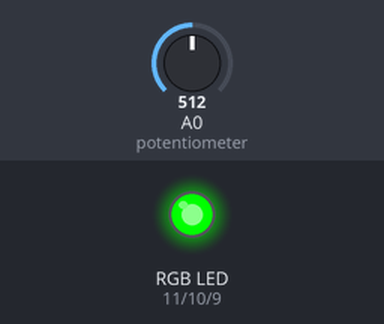
Bench run of a sketch on a simulated Arduino Uno, built with avr-gcc and run on an emulated ATmega328P. Shown: an RGB LED mixed from three pins (HIGH = lit). The inputs (shaded band) are chosen by the test bench; at power-on: A0 (potentiometer) = 512. Dim RGB values are drawn brighter than linear; what the sketch prints to the serial monitor is not drawn.

Above: at 1.2 s.
1.3 s: A0 (potentiometer) set to 578
2.8 s: A0 (potentiometer) set to 603
At 3.8 s:
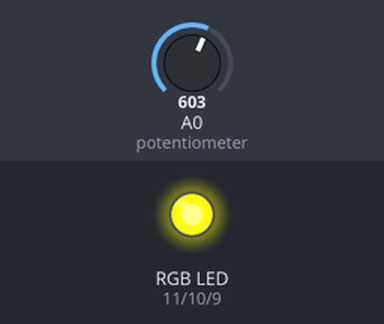
4.3 s: A0 (potentiometer) set to 306
At 4.9 s:
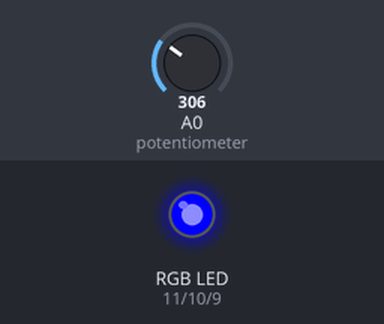
5.8 s: A0 (potentiometer) set to 275
At 7.0 s:
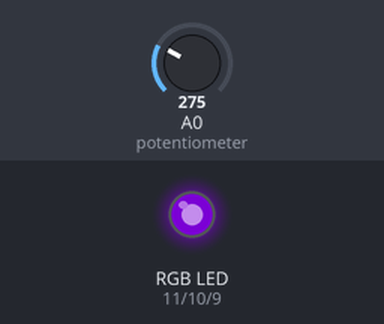
7.3 s: A0 (potentiometer) set to 164
8.8 s: A0 (potentiometer) set to 137
At 9.5 s:
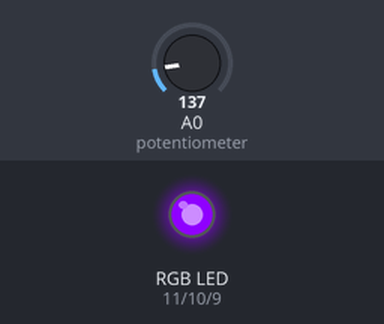
Timing chart, 0 to 11.3 s (numbered marks = the images above; inputs shaded):
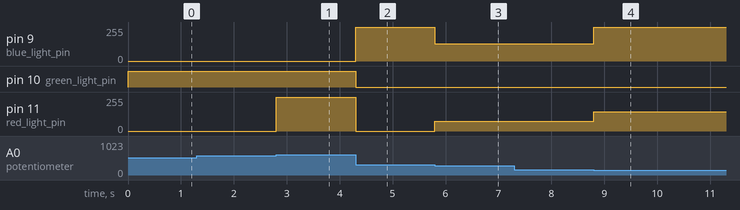

Measured:
- the behaviour switches between 593 and 594 on A0 (potentiometer) (found by bisection; images 0 and 1)
- the behaviour switches between 293 and 292 on A0 (potentiometer) (found by bisection; images 2 and 3)
- the behaviour switches between 149 and 148 on A0 (potentiometer) (found by bisection; images 3 and 4)
- after the input at 2.8 s, pin 11 (red_light_pin): 0/255 → 255/255 at once
- after the input at 4.3 s, pin 9 (blue_light_pin): 0/255 → 255/255 at once; pin 10 (green_light_pin): HIGH → LOW at once; pin 11 (red_light_pin): 255/255 → 0/255 at once
- after the input at 5.8 s, pin 9 (blue_light_pin): 255/255 → 130/255 at once; pin 11 (red_light_pin): 0/255 → 75/255 at once
- after the input at 8.8 s, pin 9 (blue_light_pin): 130/255 → 255/255 at once; pin 11 (red_light_pin): 75/255 → 143/255 at once

The sketch:

potRGBLED.ino
```cpp
int red_light_pin= 11;
int green_light_pin = 10;
int blue_light_pin = 9;
int potentiometer = A0;
int red;
int green;
int blue;

void setup() {
    Serial.begin(115200);
    // pinMode(A0, INPUT);
    pinMode(red_light_pin, OUTPUT);
    pinMode(green_light_pin, OUTPUT);
    pinMode(blue_light_pin, OUTPUT);
    pinMode(potentiometer, INPUT);
}

void loop() {
    int value = map(analogRead(potentiometer), 0, 1023, 0, 255);
    Serial.println(value);
    if (value < 36.4) {  //143, 0, 255
        red = 143;
        green = 0;
        blue = 255;
    }

    if ((value > 36.4 ) && (value < 73)) { //  75, 0, 130
        red =75;
        green = 0;
        blue = 130;
    }

    if ((value > 74) && (value < 109)) { // 0,0,255
        red = 0;
        green = 0;
        blue = 255;
    }
    if ((value > 110) && (value < 146)) { //0,255,0
        red = 0;
        green = 255;
        blue = 0;
    }
    if ((value > 147) && (value < 182)) { //255, 255, 0
        red = 255;
        green = 255;
        blue = 0;
    }
    if ((value > 183) && (value < 219)) {// (255,160,122)
        red = 255;
        green = 160;
        blue = 122;
    }
    if ((value > 220) && (value <= 255)) {// (255,160,122)
        red = 255;
        green = 0;
        blue = 0;
    }

    RGB_color(red, green, blue);


}

void RGB_color(int red_light_value, int green_light_value, int blue_light_value){
  analogWrite(red_light_pin, red_light_value);
  analogWrite(green_light_pin, green_light_value);
  analogWrite(blue_light_pin, blue_light_value);
}
```
